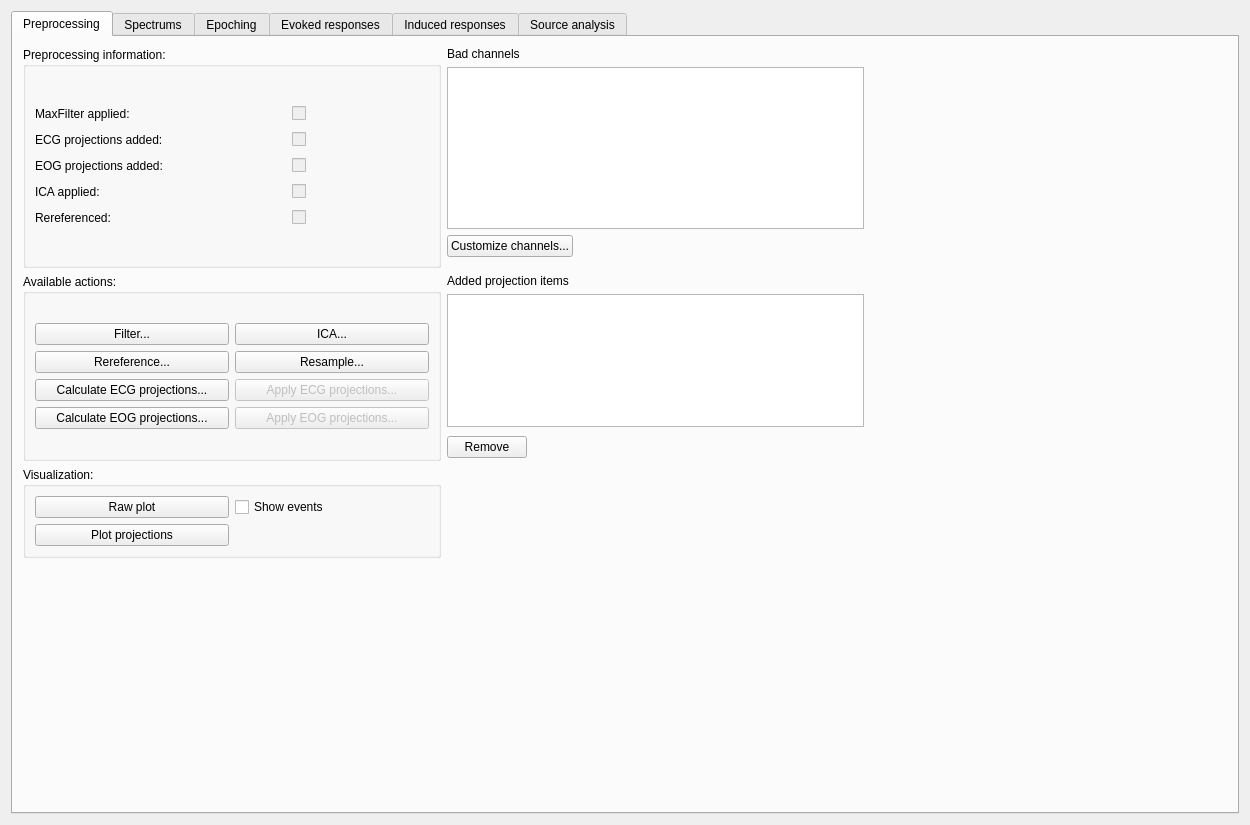
       <widget class="QWidget" name="scrollAreaWidgetContents_3">
        <property name="geometry">
         <rect>
          <x>0</x>
          <y>0</y>
          <width>1250</width>
          <height>825</height>
         </rect>
        </property>
        <property name="minimumSize">
         <size>
          <width>1250</width>
          <height>750</height>
         </size>
        </property>
        <layout class="QGridLayout" name="gridLayout_2">
         <item row="0" column="0">
          <layout class="QGridLayout" name="gridLayout_22">
           <item row="0" column="0">
            <widget class="QTabWidget" name="tabWidget">
             <property name="enabled">
              <bool>true</bool>
             </property>
             <property name="sizePolicy">
              <sizepolicy hsizetype="Expanding" vsizetype="Expanding">
               <horstretch>0</horstretch>
               <verstretch>0</verstretch>
              </sizepolicy>
             </property>
             <property name="minimumSize">
              <size>
               <width>200</width>
               <height>400</height>
              </size>
             </property>
             <property name="maximumSize">
              <size>
               <width>20000</width>
               <height>16777215</height>
              </size>
             </property>
             <property name="currentIndex">
              <number>0</number>
             </property>
             <widget class="QWidget" name="tabPreprocessing">
              <property name="minimumSize">
               <size>
                <width>500</width>
                <height>0</height>
               </size>
              </property>
              <property name="font">
               <font>
                <weight>50</weight>
                <bold>false</bold>
               </font>
              </property>
              <attribute name="title">
               <string>Preprocessing</string>
              </attribute>
              <widget class="QWidget" name="gridLayoutWidget_3">
               <property name="geometry">
                <rect>
                 <x>10</x>
                 <y>10</y>
                 <width>841</width>
                 <height>511</height>
                </rect>
               </property>
               <layout class="QGridLayout" name="gridLayout_19">
                <item row="1" column="0">
                 <widget class="QGroupBox" name="groupBoxAvailablePreprocessing">
                  <property name="maximumSize">
                   <size>
                    <width>16777215</width>
                    <height>16777215</height>
                   </size>
                  </property>
                  <property name="title">
                   <string>Available actions:</string>
                  </property>
                  <layout class="QGridLayout" name="gridLayout_13">
                   <item row="0" column="0">
                    <layout class="QHBoxLayout" name="horizontalLayout_18">
                     <item>
                      <layout class="QGridLayout" name="gridLayout_14">
                       <item row="3" column="0">
                        <widget class="QPushButton" name="pushButtonEOG">
                         <property name="text">
                          <string>Calculate EOG projections...</string>
                         </property>
                        </widget>
                       </item>
                       <item row="3" column="1">
                        <widget class="QPushButton" name="pushButtonApplyEOG">
                         <property name="enabled">
                          <bool>false</bool>
                         </property>
                         <property name="text">
                          <string>Apply EOG projections...</string>
                         </property>
                        </widget>
                       </item>
                       <item row="2" column="1">
                        <widget class="QPushButton" name="pushButtonApplyECG">
                         <property name="enabled">
                          <bool>false</bool>
                         </property>
                         <property name="text">
                          <string>Apply ECG projections...</string>
                         </property>
                        </widget>
                       </item>
                       <item row="2" column="0">
                        <widget class="QPushButton" name="pushButtonECG">
                         <property name="text">
                          <string>Calculate ECG projections...</string>
                         </property>
                        </widget>
                       </item>
                       <item row="0" column="0">
                        <widget class="QPushButton" name="pushButtonFilter">
                         <property name="text">
                          <string>Filter...</string>
                         </property>
                        </widget>
                       </item>
                       <item row="0" column="1">
                        <widget class="QPushButton" name="pushButtonICA">
                         <property name="text">
                          <string>ICA...</string>
                         </property>
                        </widget>
                       </item>
                       <item row="1" column="1">
                        <widget class="QPushButton" name="pushButtonResampling">
                         <property name="text">
                          <string>Resample...</string>
                         </property>
                        </widget>
                       </item>
                       <item row="1" column="0">
                        <widget class="QPushButton" name="pushButtonRereferencing">
                         <property name="text">
                          <string>Rereference...</string>
                         </property>
                        </widget>
                       </item>
                      </layout>
                     </item>
                    </layout>
                   </item>
                  </layout>
                 </widget>
                </item>
                <item row="0" column="0">
                 <widget class="QGroupBox" name="groupBoxPreprocessingCheckBoxes">
                  <property name="sizePolicy">
                   <sizepolicy hsizetype="MinimumExpanding" vsizetype="Preferred">
                    <horstretch>0</horstretch>
                    <verstretch>0</verstretch>
                   </sizepolicy>
                  </property>
                  <property name="minimumSize">
                   <size>
                    <width>60</width>
                    <height>0</height>
                   </size>
                  </property>
                  <property name="title">
                   <string>Preprocessing information:</string>
                  </property>
                  <layout class="QGridLayout" name="gridLayout_18">
                   <item row="0" column="0">
                    <layout class="QGridLayout" name="gridLayout_6">
                     <property name="sizeConstraint">
                      <enum>QLayout::SetDefaultConstraint</enum>
                     </property>
                     <item row="4" column="0">
                      <widget class="QLabel" name="labelRereferenced">
                       <property name="text">
                        <string>Rereferenced:</string>
                       </property>
                      </widget>
                     </item>
                     <item row="0" column="0">
                      <widget class="QLabel" name="labelMaxFilter_2">
                       <property name="text">
                        <string>MaxFilter applied:</string>
                       </property>
                      </widget>
                     </item>
                     <item row="0" column="1">
                      <layout class="QHBoxLayout" name="horizontalLayout_21">
                       <item>
                        <spacer name="horizontalSpacer_7">
                         <property name="orientation">
                          <enum>Qt::Horizontal</enum>
                         </property>
                         <property name="sizeHint" stdset="0">
                          <size>
                           <width>40</width>
                           <height>20</height>
                          </size>
                         </property>
                        </spacer>
                       </item>
                       <item>
                        <widget class="QCheckBox" name="checkBoxMaxFilterApplied">
                         <property name="enabled">
                          <bool>false</bool>
                         </property>
                         <property name="focusPolicy">
                          <enum>Qt::NoFocus</enum>
                         </property>
                         <property name="text">
                          <string/>
                         </property>
                        </widget>
                       </item>
                       <item>
                        <spacer name="horizontalSpacer_17">
                         <property name="orientation">
                          <enum>Qt::Horizontal</enum>
                         </property>
                         <property name="sizeHint" stdset="0">
                          <size>
                           <width>40</width>
                           <height>20</height>
                          </size>
                         </property>
                        </spacer>
                       </item>
                      </layout>
                     </item>
                     <item row="1" column="0">
                      <widget class="QLabel" name="labelECGComputed_2">
                       <property name="text">
                        <string>ECG projections added:</string>
                       </property>
                      </widget>
                     </item>
                     <item row="2" column="0">
                      <widget class="QLabel" name="labelEOGComputed_2">
                       <property name="text">
                        <string>EOG projections added:</string>
                       </property>
                      </widget>
                     </item>
                     <item row="2" column="1">
                      <layout class="QHBoxLayout" name="horizontalLayout_20">
                       <item>
                        <spacer name="horizontalSpacer_13">
                         <property name="orientation">
                          <enum>Qt::Horizontal</enum>
                         </property>
                         <property name="sizeHint" stdset="0">
                          <size>
                           <width>40</width>
                           <height>20</height>
                          </size>
                         </property>
                        </spacer>
                       </item>
                       <item>
                        <widget class="QCheckBox" name="checkBoxEOGApplied">
                         <property name="enabled">
                          <bool>false</bool>
                         </property>
                         <property name="focusPolicy">
                          <enum>Qt::NoFocus</enum>
                         </property>
                         <property name="text">
                          <string/>
                         </property>
                        </widget>
                       </item>
                       <item>
                        <spacer name="horizontalSpacer_14">
                         <property name="orientation">
                          <enum>Qt::Horizontal</enum>
                         </property>
                         <property name="sizeHint" stdset="0">
                          <size>
                           <width>40</width>
                           <height>20</height>
                          </size>
                         </property>
                        </spacer>
                       </item>
                      </layout>
                     </item>
                     <item row="1" column="1">
                      <layout class="QHBoxLayout" name="horizontalLayout_16">
                       <item>
                        <spacer name="horizontalSpacer_9">
                         <property name="orientation">
                          <enum>Qt::Horizontal</enum>
                         </property>
                         <property name="sizeHint" stdset="0">
                          <size>
                           <width>40</width>
                           <height>20</height>
                          </size>
                         </property>
                        </spacer>
                       </item>
                       <item>
                        <widget class="QCheckBox" name="checkBoxECGApplied">
                         <property name="enabled">
                          <bool>false</bool>
                         </property>
                         <property name="focusPolicy">
                          <enum>Qt::NoFocus</enum>
                         </property>
                         <property name="text">
                          <string/>
                         </property>
                        </widget>
                       </item>
                       <item>
                        <spacer name="horizontalSpacer_10">
                         <property name="orientation">
                          <enum>Qt::Horizontal</enum>
                         </property>
                         <property name="sizeHint" stdset="0">
                          <size>
                           <width>40</width>
                           <height>20</height>
                          </size>
                         </property>
                        </spacer>
                       </item>
                      </layout>
                     </item>
                     <item row="3" column="0">
                      <widget class="QLabel" name="labelICAApplied">
                       <property name="text">
                        <string>ICA applied:</string>
                       </property>
                      </widget>
                     </item>
                     <item row="3" column="1">
                      <layout class="QHBoxLayout" name="horizontalLayout_5">
                       <item>
                        <spacer name="horizontalSpacer">
                         <property name="orientation">
                          <enum>Qt::Horizontal</enum>
                         </property>
                         <property name="sizeHint" stdset="0">
                          <size>
                           <width>40</width>
                           <height>20</height>
                          </size>
                         </property>
                        </spacer>
                       </item>
                       <item>
                        <widget class="QCheckBox" name="checkBoxICAApplied">
                         <property name="enabled">
                          <bool>false</bool>
                         </property>
                         <property name="text">
                          <string/>
                         </property>
                        </widget>
                       </item>
                       <item>
                        <spacer name="horizontalSpacer_5">
                         <property name="orientation">
                          <enum>Qt::Horizontal</enum>
                         </property>
                         <property name="sizeHint" stdset="0">
                          <size>
                           <width>40</width>
                           <height>20</height>
                          </size>
                         </property>
                        </spacer>
                       </item>
                      </layout>
                     </item>
                     <item row="4" column="1">
                      <layout class="QHBoxLayout" name="horizontalLayout_6">
                       <item>
                        <spacer name="horizontalSpacer_4">
                         <property name="orientation">
                          <enum>Qt::Horizontal</enum>
                         </property>
                         <property name="sizeHint" stdset="0">
                          <size>
                           <width>40</width>
                           <height>20</height>
                          </size>
                         </property>
                        </spacer>
                       </item>
                       <item>
                        <widget class="QCheckBox" name="checkBoxRereferenced">
                         <property name="enabled">
                          <bool>false</bool>
                         </property>
                         <property name="text">
                          <string/>
                         </property>
                        </widget>
                       </item>
                       <item>
                        <spacer name="horizontalSpacer_6">
                         <property name="orientation">
                          <enum>Qt::Horizontal</enum>
                         </property>
                         <property name="sizeHint" stdset="0">
                          <size>
                           <width>40</width>
                           <height>20</height>
                          </size>
                         </property>
                        </spacer>
                       </item>
                      </layout>
                     </item>
                    </layout>
                   </item>
                  </layout>
                 </widget>
                </item>
                <item row="2" column="0">
                 <widget class="QGroupBox" name="groupBoxVisualization_2">
                  <property name="title">
                   <string>Visualization:</string>
                  </property>
                  <layout class="QGridLayout" name="gridLayout_3">
                   <item row="0" column="0">
                    <layout class="QHBoxLayout" name="horizontalLayout_32">
                     <item>
                      <layout class="QGridLayout" name="gridLayout_16">
                       <item row="0" column="1">
                        <widget class="QCheckBox" name="checkBoxShowEvents">
                         <property name="text">
                          <string>Show events</string>
                         </property>
                        </widget>
                       </item>
                       <item row="0" column="0">
                        <widget class="QPushButton" name="pushButtonRawPlot">
                         <property name="text">
                          <string>Raw plot</string>
                         </property>
                        </widget>
                       </item>
                       <item row="1" column="0">
                        <widget class="QPushButton" name="pushButtonPlotProjections">
                         <property name="text">
                          <string>Plot projections</string>
                         </property>
                        </widget>
                       </item>
                      </layout>
                     </item>
                    </layout>
                   </item>
                  </layout>
                 </widget>
                </item>
                <item row="0" column="1">
                 <layout class="QVBoxLayout" name="verticalLayout_5">
                  <item>
                   <widget class="QLabel" name="labelBads">
                    <property name="text">
                     <string>Bad channels</string>
                    </property>
                   </widget>
                  </item>
                  <item>
                   <widget class="QListWidget" name="listWidgetBads">
                    <property name="enabled">
                     <bool>true</bool>
                    </property>
                    <property name="editTriggers">
                     <set>QAbstractItemView::NoEditTriggers</set>
                    </property>
                    <property name="sortingEnabled">
                     <bool>true</bool>
                    </property>
                   </widget>
                  </item>
                  <item>
                   <layout class="QHBoxLayout" name="horizontalLayout">
                    <item>
                     <widget class="QPushButton" name="pushButtonCustomChannels">
                      <property name="text">
                       <string>Customize channels...</string>
                      </property>
                     </widget>
                    </item>
                    <item>
                     <spacer name="horizontalSpacer_2">
                      <property name="orientation">
                       <enum>Qt::Horizontal</enum>
                      </property>
                      <property name="sizeHint" stdset="0">
                       <size>
                        <width>40</width>
                        <height>20</height>
                       </size>
                      </property>
                     </spacer>
                    </item>
                   </layout>
                  </item>
                  <item>
                   <spacer name="verticalSpacer">
                    <property name="orientation">
                     <enum>Qt::Vertical</enum>
                    </property>
                    <property name="sizeHint" stdset="0">
                     <size>
                      <width>20</width>
                      <height>40</height>
                     </size>
                    </property>
                   </spacer>
                  </item>
                 </layout>
                </item>
                <item row="1" column="1">
                 <layout class="QVBoxLayout" name="verticalLayout_2">
                  <item>
                   <widget class="QLabel" name="labelProjs">
                    <property name="text">
                     <string>Added projection items</string>
                    </property>
                   </widget>
                  </item>
                  <item>
                   <widget class="QListWidget" name="listWidgetProjs">
                    <property name="enabled">
                     <bool>true</bool>
                    </property>
                    <property name="sizePolicy">
                     <sizepolicy hsizetype="Expanding" vsizetype="Expanding">
                      <horstretch>0</horstretch>
                      <verstretch>0</verstretch>
                     </sizepolicy>
                    </property>
                    <property name="minimumSize">
                     <size>
                      <width>0</width>
                      <height>0</height>
                     </size>
                    </property>
                    <property name="editTriggers">
                     <set>QAbstractItemView::DoubleClicked|QAbstractItemView::EditKeyPressed</set>
                    </property>
                    <property name="selectionMode">
                     <enum>QAbstractItemView::ExtendedSelection</enum>
                    </property>
                    <property name="sortingEnabled">
                     <bool>false</bool>
                    </property>
                   </widget>
                  </item>
                  <item>
                   <layout class="QHBoxLayout" name="horizontalLayout_4">
                    <item>
                     <widget class="QPushButton" name="pushButtonRemoveProj">
                      <property name="text">
                       <string>Remove</string>
                      </property>
                     </widget>
                    </item>
                    <item>
                     <spacer name="horizontalSpacer_3">
                      <property name="orientation">
                       <enum>Qt::Horizontal</enum>
                      </property>
                      <property name="sizeHint" stdset="0">
                       <size>
                        <width>78</width>
                        <height>28</height>
                       </size>
                      </property>
                     </spacer>
                    </item>
                   </layout>
                  </item>
                 </layout>
                </item>
               </layout>
              </widget>
             </widget>
             <widget class="QWidget" name="tabSpectrums">
              <property name="sizePolicy">
               <sizepolicy hsizetype="Preferred" vsizetype="Preferred">
                <horstretch>0</horstretch>
                <verstretch>0</verstretch>
               </sizepolicy>
              </property>
              <attribute name="title">
               <string>Spectrums</string>
              </attribute>
             </widget>
             <widget class="QWidget" name="tabEpoching">
              <attribute name="title">
               <string>Epoching</string>
              </attribute>
             </widget>
             <widget class="QWidget" name="tabEvoked">
              <attribute name="title">
               <string>Evoked responses</string>
              </attribute>
             </widget>
             <widget class="QWidget" name="tabInduced">
              <attribute name="title">
               <string>Induced responses</string>
              </attribute>
             </widget>
             <widget class="QWidget" name="tabSourceAnalysis">
              <attribute name="title">
               <string>Source analysis</string>
              </attribute>
             </widget>
            </widget>
           </item>
          </layout>
         </item>
        </layout>
       </widget>
